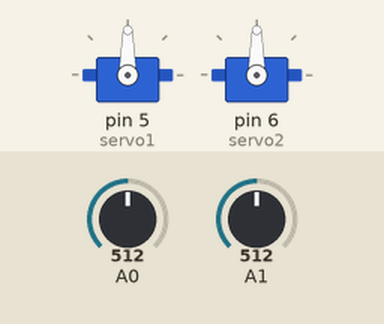
This sketch was run on a simulated Arduino Uno, built with avr-gcc and run on an emulated ATmega328P. Parts: 2 × servo. The test bench sets the inputs (shaded band); at power-on: A0 = 512, A1 = 512.

Above: at 1.2 s.
1.3 s: A0 set to 991
2.8 s: A0 set to 1013
At 3.2 s:
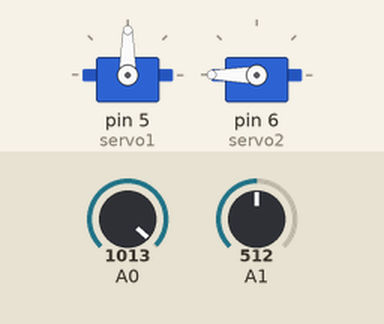
4.3 s: A1 set to 993
5.8 s: A1 set to 1013
At 6.7 s:
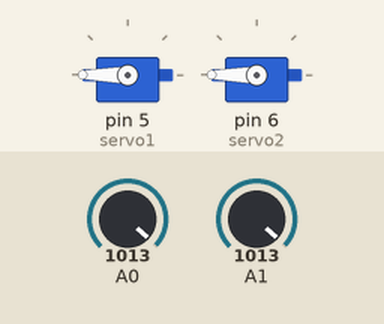
7.3 s: A0 set to 11
8.8 s: A0 set to 8
At 10.2 s:
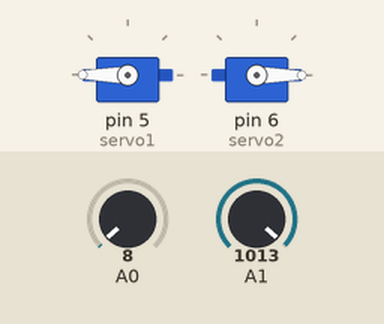
Timing chart, 0 to 11.3 s (numbered marks = the images above; inputs shaded):
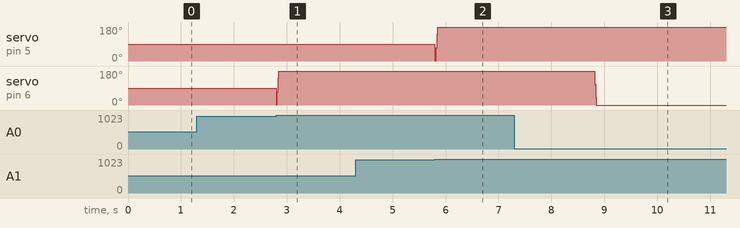

The sketch:

Kod.ino
```cpp
#include <Servo.h>
Servo servo1;
Servo servo2;
int x, y;
int s1 = 0;
int s2 = 0;
void setup() {
  servo1.attach(5);
  servo2.attach(6);
}
void loop() {
  y = analogRead(A0);
  x = analogRead(A1);
  if (x < 10) {
    if (s1 != 0) {
      servo1.write(--s1);
    }
  }
  if (x > 1000) {
    if (s1 != 180) {
      servo1.write(++s1);
    }
  }
  if (y < 10) {
    if (s2 != 0) {
      servo2.write(--s2);
    }
  }
  if (y > 1000) {
    if (s2 != 180) {
      servo2.write(++s2);
    }
  }
}
```

Measured:
- the behaviour switches between 1000 and 1001 on A0 (found by bisection; images 0 and 1)
- the behaviour switches between 1000 and 1001 on A1 (found by bisection; images 1 and 2)
- the behaviour switches between 10 and 9 on A0 (found by bisection; images 2 and 3)
- after the input at 1.3 s, every drawn part: stays the same
- after the input at 2.8 s, servo on pin 6 (servo2): 90° → 180° at once
- after the input at 4.3 s, every drawn part: stays the same
- after the input at 5.8 s, servo on pin 5 (servo1): 90° → 180° at once
- after the input at 7.3 s, every drawn part: stays the same
- after the input at 8.8 s, servo on pin 6 (servo2): 180° → 0° at once
